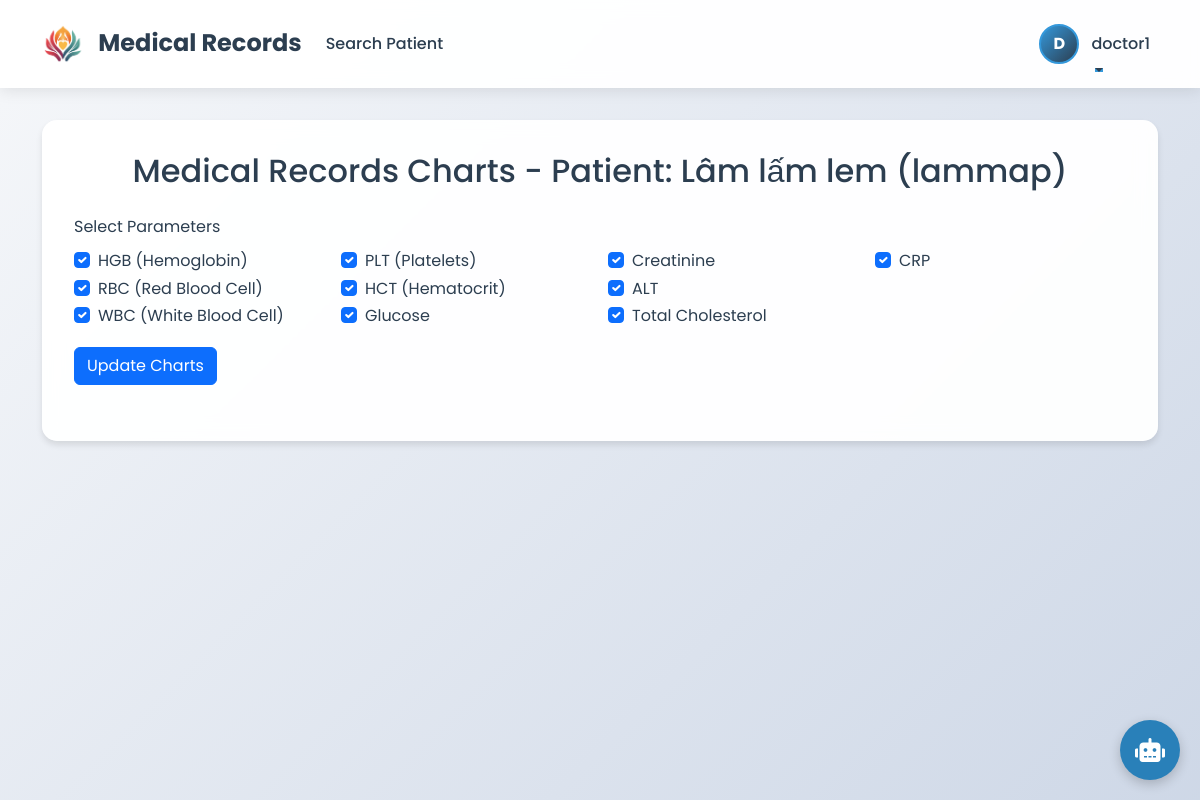
The app's page /doctor/view_charts?patient_id=2 (signed in) with its own data.
### app/models/user.py (models this page shows, shortened)
class User(UserMixin, db.Model):
    id = db.Column(db.Integer, primary_key=True)
    username = db.Column(db.String(80), unique=True, nullable=False)
    email = db.Column(db.String(120), unique=True, nullable=False)
    password_hash = db.Column(db.String(128))
    phone = db.Column(db.String(10))
    full_name = db.Column(db.String(100))
    avatar = db.Column(db.String(200))
    role = db.Column(db.String(20))
    records = db.relationship('MedicalRecord', backref='patient', lazy=True)
    notifications = db.relationship('Notification', foreign_keys='Notification.patient_id', backref='patient', lazy=True)
    sent_notifications = db.relationship('Notification', foreign_keys='Notification.doctor_id', backref='doctor', lazy=True)
    reset_code = db.Column(db.String(6))
    reset_code_expiry = db.Column(db.DateTime)

### app/routes/doctor.py (the view)
@bp.route('/view_charts')
@login_required
def view_charts():
    patient_id = request.args.get('patient_id')
    if current_user.role == 'patient':
        records = MedicalRecord.query.filter_by(patient_id=current_user.id).order_by(MedicalRecord.date).all()
    else:  # Doctor role
        if patient_id:
            records = MedicalRecord.query.filter_by(patient_id=patient_id).order_by(MedicalRecord.date).all()
            patient = User.query.get_or_404(patient_id)
        else:
            records = MedicalRecord.query.order_by(MedicalRecord.date).all()
    selected_parameters = request.args.getlist('parameters')
    all_parameters = ['hgb', 'rbc', 'wbc', 'plt', 'hct', 'glucose', 'creatinine', 'alt', 'cholesterol', 'crp']
    if not selected_parameters:
        selected_parameters = all_parameters
    data = []
    for record in records:
        record_data = {
            'date': record.date.strftime('%Y-%m-%d'),
            'hgb': float(record.hgb) if record.hgb else None,
            'rbc': float(record.rbc) if record.rbc else None,
            'wbc': float(record.wbc) if record.wbc else None,
            'plt': float(record.plt) if record.plt else None,
            'hct': float(record.hct) if record.hct else None,
            'glucose': float(record.glucose) if record.glucose else None,
            'creatinine': float(record.creatinine) if record.creatinine else None,
            'alt': float(record.alt) if record.alt else None,
            'cholesterol': float(record.cholesterol) if record.cholesterol else None,
            'crp': float(record.crp) if record.crp else None,
            'patient_id': record.patient_id
        }
        data.append(record_data)
    charts = {}
    if data:
        df = pd.DataFrame(data)
        for param in selected_parameters:
            if param in df.columns:  # Check if parameter exists in DataFrame
                param_df = df[df[param].notnull()]
                if not param_df.empty:
                    fig = px.line(param_df, x='date', y=param, title=f'{param.upper()} Over Time')
                    fig.update_layout(
                        xaxis_title='Date',
                        yaxis_title=param.upper(),
                        showlegend=True,
                        height=400,  # Set a fixed height for better layout
                        margin=dict(l=50, r=50, t=50, b=50)  # Add margins for better spacing
                    )
                    fig.update_traces(
                        line=dict(width=2),
                        mode='lines+markers',
                        marker=dict(size=8)
                    )
                    fig_dict = fig.to_dict()
                    for trace in fig_dict['data']:
                        for key, value in trace.items():
                            if hasattr(value, 'tolist'):
                                trace[key] = value.tolist()
                    charts[param] = json.dumps(fig_dict)
    if current_user.role == 'doctor' and patient_id:
        return render_template('view_charts.html', charts=charts, parameters=selected_parameters, patient=patient)
    return render_template('view_charts.html', charts=charts, parameters=selected_parameters)

### templates/view_charts.html (shortened to what this page needs)
{% extends "base.html" %}
{% block content %}
<div class="row">
    <div class="col-12">
        {% if current_user.role == 'doctor' and patient %}
            <h2 class="text-center mb-4">Medical Records Charts - Patient: {{ patient.full_name }} ({{ patient.username }})</h2>
        {% else %}
            <h2 class="text-center mb-4">Medical Records Charts</h2>
        {% endif %}
        <div class="mb-4">
            <form method="GET" class="row g-3 align-items-end">
                <div class="col-md-12">
                    <label class="form-label">Select Parameters</label>
                    <div class="row g-3">
                        <div class="col-md-3">
                            <div class="form-check">
                                <input class="form-check-input" type="checkbox" name="parameters" value="hgb" id="hgb" {% if 'hgb' in parameters %}checked{% endif %}>
                                <label class="form-check-label" for="hgb">HGB (Hemoglobin)</label>
                            </div>
                            <div class="form-check">
                                <input class="form-check-input" type="checkbox" name="parameters" value="rbc" id="rbc" {% if 'rbc' in parameters %}checked{% endif %}>
                                <label class="form-check-label" for="rbc">RBC (Red Blood Cell)</label>
                            </div>
                            <div class="form-check">
                                <input class="form-check-input" type="checkbox" name="parameters" value="wbc" id="wbc" {% if 'wbc' in parameters %}checked{% endif %}>
                                <label class="form-check-label" for="wbc">WBC (White Blood Cell)</label>
                            </div>
                        </div>
                        <div class="col-md-3">
                            <div class="form-check">
                                <input class="form-check-input" type="checkbox" name="parameters" value="plt" id="plt" {% if 'plt' in parameters %}checked{% endif %}>
                                <label class="form-check-label" for="plt">PLT (Platelets)</label>
                            </div>
                            <div class="form-check">
                                <input class="form-check-input" type="checkbox" name="parameters" value="hct" id="hct" {% if 'hct' in parameters %}checked{% endif %}>
                                <label class="form-check-label" for="hct">HCT (Hematocrit)</label>
                            </div>
                            <div class="form-check">
                                <input class="form-check-input" type="checkbox" name="parameters" value="glucose" id="glucose" {% if 'glucose' in parameters %}checked{% endif %}>
                                <label class="form-check-label" for="glucose">Glucose</label>
                            </div>
                        </div>
                        <div class="col-md-3">
                            <div class="form-check">
                                <input class="form-check-input" type="checkbox" name="parameters" value="creatinine" id="creatinine" {% if 'creatinine' in parameters %}checked{% endif %}>
                                <label class="form-check-label" for="creatinine">Creatinine</label>
                            </div>
                            <div class="form-check">
                                <input class="form-check-input" type="checkbox" name="parameters" value="alt" id="alt" {% if 'alt' in parameters %}checked{% endif %}>
                                <label class="form-check-label" for="alt">ALT</label>
                            </div>
                            <div class="form-check">
                                <input class="form-check-input" type="checkbox" name="parameters" value="cholesterol" id="cholesterol" {% if 'cholesterol' in parameters %}checked{% endif %}>
                                <label class="form-check-label" for="cholesterol">Total Cholesterol</label>
                            </div>
                        </div>
                        <div class="col-md-3">
                            <div class="form-check">
                                <input class="form-check-input" type="checkbox" name="parameters" value="crp" id="crp" {% if 'crp' in parameters %}checked{% endif %}>
                                <label class="form-check-label" for="crp">CRP</label>
                            </div>
                        </div>
                    </div>
                </div>
                <div class="col-md-12 mt-3">
                    <button type="submit" class="btn btn-primary">Update Charts</button>
                </div>
            </form>
        </div>
    </div>
</div>
{% endblock %}

### templates/base.html (shortened to what this page needs)
<!DOCTYPE html>
<html lang="en">
<head>
    <link href="https://cdn.jsdelivr.net/npm/bootstrap@5.3.0/dist/css/bootstrap.min.css" rel="stylesheet">
    <link rel="stylesheet" href="https://cdnjs.cloudflare.com/ajax/libs/font-awesome/6.0.0/css/all.min.css">
</head>
<body>
    <nav class="navbar navbar-expand-lg navbar-light">
        <div class="container">
            <a class="navbar-brand" href="{{ url_for('index') }}">
                <img src="{{ url_for('static', filename='images/logo.png') }}" alt="Medical Records Logo" height="40">
                <span class="ms-2 fw-bold">Medical Records</span>
            </a>
            <div class="collapse navbar-collapse" id="navbarNav">
                <ul class="navbar-nav me-auto">
                    {% if current_user.is_authenticated %}
                        {% if current_user.role == 'patient' %}
                        <li class="nav-item">
                            <a class="nav-link" href="{{ url_for('patient.new_record') }}">New Record</a>
                        </li>
                        <li class="nav-item">
                            <a class="nav-link {{ 'active' if request.endpoint == 'patient.view_records' else '' }}" href="{{ url_for('patient.view_records') }}">
                                <i class="fas fa-file-medical-alt me-2"></i>View Records
                            </a>
                        </li>
                        <li class="nav-item">
                            <a class="nav-link {{ 'active' if request.endpoint == 'patient.view_charts' else '' }}" href="{{ url_for('patient.view_charts') }}">
                                <i class="fas fa-chart-line me-2"></i>View Charts
                            </a>
                        </li>
                        <li class="nav-item">
                            <a class="nav-link {{ 'active' if request.endpoint == 'patient.notifications' else '' }}" href="{{ url_for('patient.notifications') }}">
                                <i class="fas fa-bell me-2"></i>Notifications
                                {% if notification_count and notification_count > 0 %}
                                <span class="badge bg-danger">{{ notification_count }}</span>
                                {% endif %}
                            </a>
                        </li>
                        <li class="nav-item">
                            <a class="nav-link {{ 'active' if request.endpoint == 'patient.view_doctors' else '' }}" href="{{ url_for('patient.view_doctors') }}">
                                <i class="fas fa-user-md me-2"></i>Search Doctor
                            </a>
                        </li>
                        {% elif current_user.role == 'doctor' %}
                        <li class="nav-item">
                            <a class="nav-link" href="{{ url_for('doctor.search_patient') }}">Search Patient</a>
                        </li>
                        {% elif current_user.role == 'admin' %}
                        <li class="nav-item">
                            <a class="nav-link" href="{{ url_for('admin.users') }}">User Management</a>
                        </li>
                        {% endif %}
                    {% endif %}
                </ul>
                <ul class="navbar-nav">
                    {% if current_user.is_authenticated %}
                        <li class="nav-item dropdown">
                            <a class="nav-link dropdown-toggle" href="#" id="navbarDropdown" role="button" data-bs-toggle="dropdown" aria-expanded="false">
                                {% if current_user.avatar %}
                                <img src="{{ url_for('static', filename='uploads/' + current_user.avatar) }}" class="avatar-small me-2" alt="Avatar">
                                {% else %}
                                <div class="avatar-small me-2 d-inline-flex align-items-center justify-content-center" style="background: linear-gradient(135deg, #3498db, #2c3e50);">
                                    <span class="text-white fw-bold">{{ current_user.username[0].upper() }}</span>
                                </div>
                                {% endif %}
                                {{ current_user.username }}
                            </a>
                        </li>
                    {% endif %}
                </ul>
            </div>
        </div>
    </nav>
    <div class="container">
        <div class="content">
            {% block content %}{% endblock %}
        </div>
    </div>
    <div class="ai-chat-container">
        <button class="ai-chat-toggle" id="toggleChat">
            <i class="fas fa-robot"></i>
        </button>
    </div>
</body>
</html>

### templates/base.html (style rules this page uses)
:root { --primary-color: #2c3e50; --secondary-color: #3498db; --accent-color: #e74c3c; --background-color: #f8f9fa; --text-color: #2c3e50; --card-shadow: 0 4px 6px rgba(0, 0, 0, 0.1); }
body { font-family: 'Poppins', sans-serif; background-color: var(--background-color); color: var(--text-color); position: relative; min-height: 100vh; line-height: 1.6; }
body::before { content: ''; position: fixed; top: 0; left: 0; width: 100%; height: 100%; z-index: -1; background: linear-gradient(135deg, #f5f7fa 0%, #c3cfe2 100%); opacity: 0.8; }
.navbar { background-color: rgba(255, 255, 255, 0.95); backdrop-filter: blur(10px); box-shadow: 0 2px 15px rgba(0, 0, 0, 0.1); padding: 1rem 0; position: relative; z-index: 1070 !important; }
.navbar-brand { font-weight: 700; font-size: 1.5rem; color: var(--primary-color); transition: color 0.3s ease; }
.nav-link { color: var(--text-color); font-weight: 500; padding: 0.5rem 1rem; transition: all 0.3s ease; position: relative; }
.nav-link::after { content: ''; position: absolute; width: 0; height: 2px; bottom: 0; left: 50%; background-color: var(--secondary-color); transition: all 0.3s ease; transform: translateX(-50%); }
.content { background-color: rgba(255, 255, 255, 0.95); border-radius: 15px; box-shadow: var(--card-shadow); padding: 2rem; margin: 2rem auto; backdrop-filter: blur(10px); transition: transform 0.3s ease, box-shadow 0.3s ease; position: relative; z-index: 1030; }
.avatar-small { width: 40px; height: 40px; border-radius: 50%; object-fit: cover; border: 2px solid var(--secondary-color); transition: transform 0.3s ease; }
.nav-item.dropdown { position: relative !important; }
.ai-chat-container { position: fixed; bottom: 20px; right: 20px; z-index: 1090; display: flex; flex-direction: column; align-items: flex-end; }
.ai-chat-toggle { width: 60px; height: 60px; border-radius: 50%; background-color: #2980b9; color: white; display: flex; justify-content: center; align-items: center; cursor: pointer; border: none; box-shadow: 0 4px 12px rgba(0, 0, 0, 0.2); font-size: 24px; transition: all 0.3s ease; position: relative; }

### records on screen
User: username "D", username "doctor1"
User: full_name "Lâm lấm lem", username "lammap"
